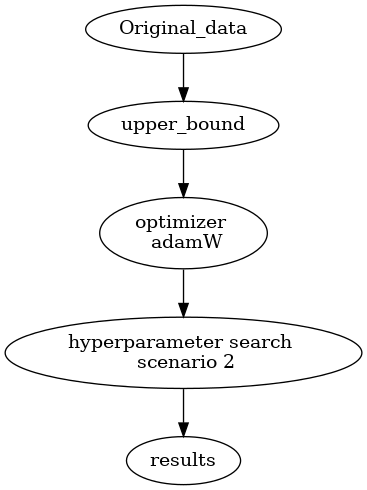

Python code for this plot:
from graphviz import Digraph


G = Digraph(format='png')


nodes = ['Original_data', 'upper_bound', f'optimizer \n adamW', 'hyperparameter search \n scenario 2', "results"]
for node in nodes:
    G.node(node)


edges = [('Original_data', 'upper_bound'), ('upper_bound', f'optimizer \n adamW'), (f'optimizer \n adamW',  'hyperparameter search \n scenario 2'), ('hyperparameter search \n scenario 2', 'results')]
for edge in edges:
    G.edge(*edge)





G.render('path_6', cleanup=True, view=False)
